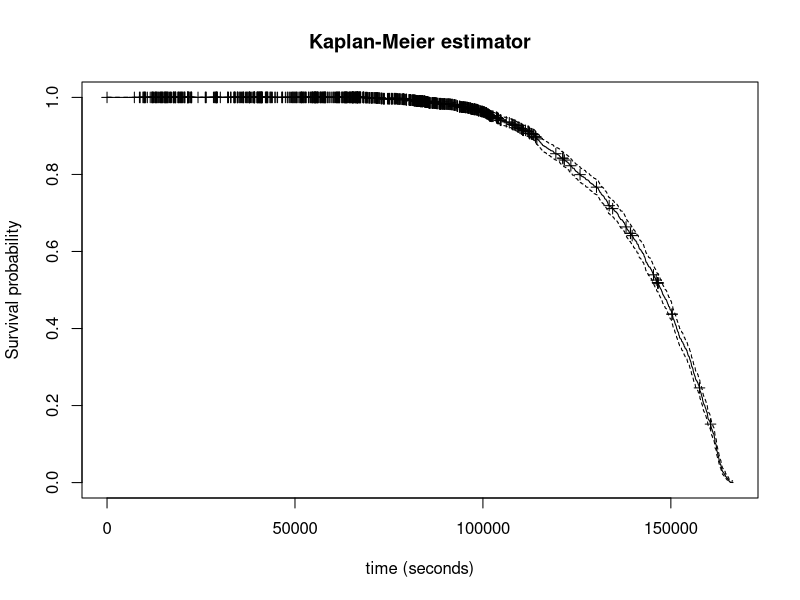
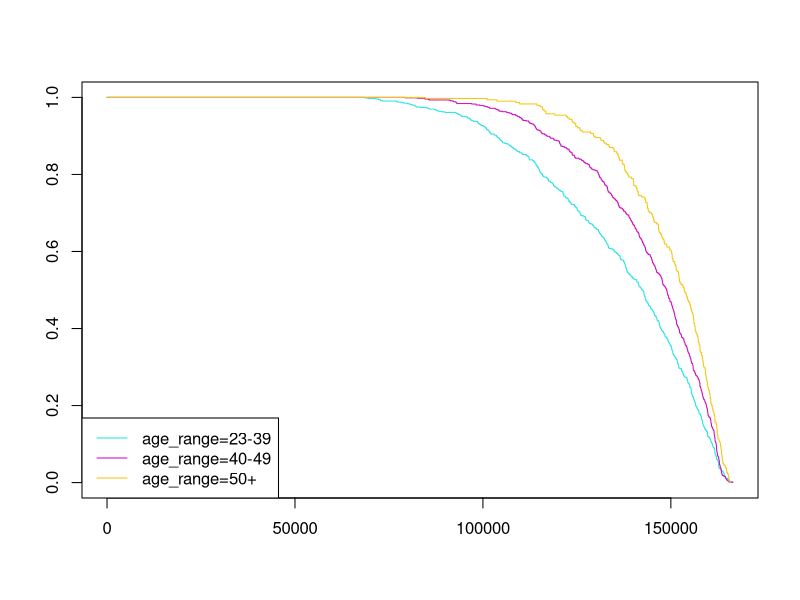
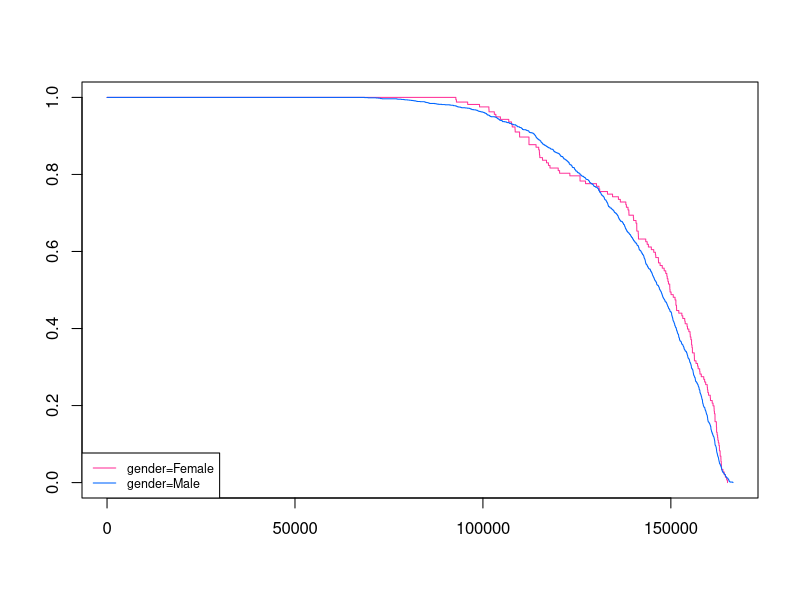
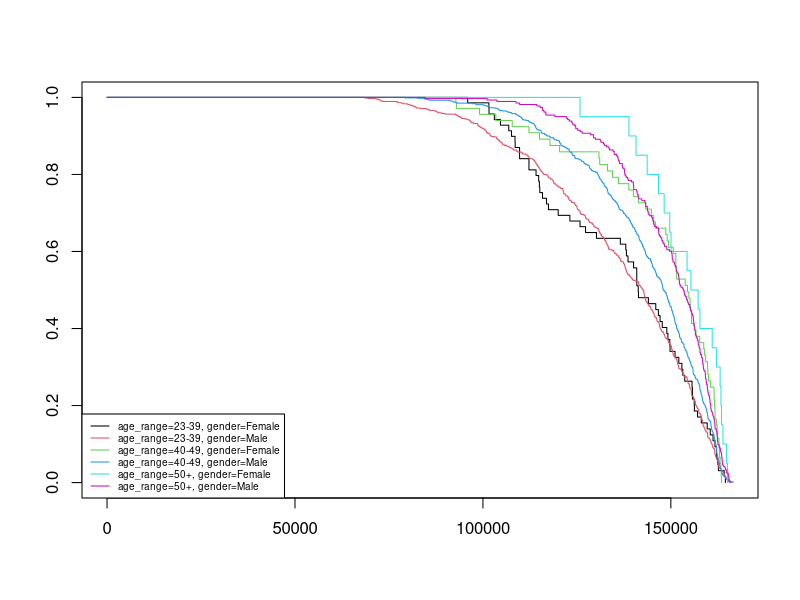

Write R code to recreate these figures, in order.
## ---- chunk 1
knitr::opts_chunk$set(echo = TRUE)
## ---- chunk 2
library(tidyverse)
library(dplyr)
library(survival)
library(lubridate)
## ---- chunk 3
setwd ('C:/Users/romai/Documents/DSTI/21-Survival Analysis/UTMB')
data_utmb17 <- read_csv("utmb_2017.csv", col_names = TRUE)
head(data_utmb17)
## ---- chunk 4
problems(data_utmb17)
## ---- chunk 5
colnames(data_utmb17)
## ---- chunk 6
str(data_utmb17)
## ---- chunk 7
data_utmb17 <- data_utmb17[,-1] 
## ---- chunk 8

data_utmb17 <-data_utmb17 |>
  mutate(gender = case_when(
    endsWith(category, " H") ~ "Male",
    endsWith(category, " F") ~ "Female"),
    age = substring(data_utmb17$category, first=1, last=2),
    status = case_when(time != 'NA' ~ 1, TRUE ~ 0),
    .after ="category")
## ---- chunk 9
data_utmb17$highesttime <- apply(data_utmb17[11:35], 1, function(x) max(x, na.rm = TRUE))
data_utmb17<-data_utmb17|>
  mutate(highesttime = replace_na(highesttime, '00:00:00'))
## ---- chunk 10
str(data_utmb17$highesttime)
## ---- chunk 11
data_utmb17$timetoevent<- lubridate::hms(data_utmb17$highesttime)
data_utmb17$timetoevent<- period_to_seconds(data_utmb17$timetoevent)
## ---- chunk 12
data_utmb17<- data_utmb17[,-11:-34]
colnames(data_utmb17)
## ---- chunk 13
data_utmb17<-  data_utmb17[,-c(2,3,4,8,9,10)]
## ---- chunk 14
age_range <- tibble('age' =
                      c("V1", "V2","V3", "V4", "SE"),
                    'age_range' = c("40-49", "50-59", "60-69", "70+", "23-39")
                    )
data_utmb17 <- data_utmb17 |> inner_join(age_range,by = "age")

#Move column "age_range" just after column "age"
data_utmb17 <- data_utmb17  %>% relocate("age_range", .after = "age")
## ---- chunk 15
table(data_utmb17$age_range)
## ---- chunk 16
data_utmb17 ["age_range"] [data_utmb17 ["age_range"] == "60-69"]<- "50+"
data_utmb17 ["age_range"] [data_utmb17 ["age_range"] == "70+"]<- "50+"
data_utmb17 ["age_range"] [data_utmb17 ["age_range"] == "50-59"] <- "50+"
## ---- chunk 17
table(data_utmb17$age_range)
## ---- chunk 18
table(data_utmb17$age_range, data_utmb17$gender)
## ---- chunk 19

fit.KM <- survfit(Surv(timetoevent, status) ~ 1, data = data_utmb17)
fit.KM


plot(fit.KM, mark.time = TRUE,
     main = "Kaplan-Meier estimator",
     ylab = "Survival probability",
     xlab = "time (seconds)")

## ---- chunk 20
cox.full<- coxph(Surv(timetoevent, status) ~ 1, data = data_utmb17)
summary(cox.full)
## ---- chunk 21

fit.KMage <- survfit(Surv(timetoevent, status) ~ age_range, data = data_utmb17)
fit.KMage

plot(fit.KMage, col = 13:16)
legend("bottomleft", lty = 1, col = 13:16, legend = names(fit.KMage$strata))
## ---- chunk 22
diff.KMage <- survdiff(Surv(timetoevent, status) ~ age_range, data = data_utmb17)
diff.KMage

## ---- chunk 23
cox.age<- coxph(Surv(timetoevent, status) ~ age_range, data = data_utmb17)
summary(cox.age)
## ---- chunk 24
fit.KMgender <- survfit(Surv(timetoevent, status) ~ gender, data = data_utmb17)
fit.KMgender

plot(fit.KMgender, col = c("#FF3399", "#0066FF"),pch = 19)
legend("bottomleft", lty = 1, col = c("#FF3399", "#0066FF"), cex= 0.75, legend = names(fit.KMgender$strata))


## ---- chunk 25
diff.KMgender <- survdiff(Surv(timetoevent, status) ~ gender, data = data_utmb17)
diff.KMgender

## ---- chunk 26
diff.KMgender2 <- survdiff(Surv(timetoevent, status) ~ gender + strata(age_range), data = data_utmb17)
diff.KMgender2
## ---- chunk 27
cox.gender<- coxph(Surv(timetoevent, status) ~ gender + strata(age_range), data = data_utmb17)
summary(cox.gender)
## ---- chunk 28
fit.KMage_gender <- survfit(Surv(timetoevent, status) ~ age_range + gender, data = data_utmb17)
fit.KMage_gender

plot(fit.KMage_gender, col = 1:9)
legend("bottomleft",lty = 1, col = 1:9, legend = names(fit.KMage_gender$strata), cex= 0.6, box.lty=1)
## ---- chunk 29
diff.KMage_gender1 <- survdiff(Surv(timetoevent, status) ~ gender + age_range , data = data_utmb17)
diff.KMage_gender1
## ---- chunk 30
cox.age_gender1<- coxph(Surv(timetoevent, status) ~ gender + age_range, data = data_utmb17)
summary(cox.age_gender1)
## ---- chunk 31

cox.age_gender2<- coxph(Surv(timetoevent, status) ~ gender + age_range + age_range:gender, data = data_utmb17)
summary(cox.age_gender2)
## ---- chunk 32
fits<- list(M0 = cox.full, MA = cox.age, MB = cox.gender, MC1 = cox.age_gender1, MC2=cox.age_gender2)
sapply(fits, AIC)
